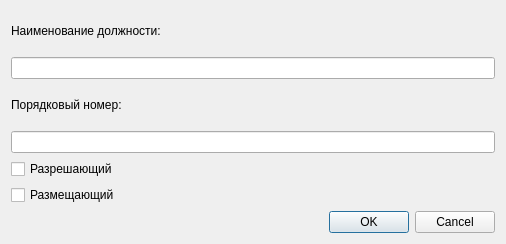
<?xml version="1.0" encoding="UTF-8"?>
<ui version="4.0">
 <class>DialogJobEdit</class>
 <widget class="QDialog" name="DialogJobEdit">
  <property name="geometry">
   <rect>
    <x>0</x>
    <y>0</y>
    <width>506</width>
    <height>244</height>
   </rect>
  </property>
  <property name="sizePolicy">
   <sizepolicy hsizetype="Preferred" vsizetype="Minimum">
    <horstretch>0</horstretch>
    <verstretch>0</verstretch>
   </sizepolicy>
  </property>
  <property name="windowTitle">
   <string>Добавить новую должность</string>
  </property>
  <property name="windowIcon">
   <iconset resource="images.qrc">
    <normaloff>:/icon/icon/icon.png</normaloff>:/icon/icon/icon.png</iconset>
  </property>
  <layout class="QVBoxLayout" name="verticalLayout">
   <item>
    <widget class="QLabel" name="labelNameJob">
     <property name="text">
      <string>Наименование должности:</string>
     </property>
    </widget>
   </item>
   <item>
    <widget class="QLineEdit" name="lineEditJob">
     <property name="toolTip">
      <string>&lt;html&gt;&lt;head/&gt;&lt;body&gt;&lt;p&gt;Наименование должности&lt;/p&gt;&lt;/body&gt;&lt;/html&gt;</string>
     </property>
     <property name="maxLength">
      <number>128</number>
     </property>
    </widget>
   </item>
   <item>
    <widget class="QLabel" name="label">
     <property name="text">
      <string>Порядковый номер:</string>
     </property>
    </widget>
   </item>
   <item>
    <widget class="QLineEdit" name="lineEditNum">
     <property name="toolTip">
      <string>&lt;html&gt;&lt;head/&gt;&lt;body&gt;&lt;p&gt;Данное поле используется для сортировки должностей&lt;/p&gt;&lt;/body&gt;&lt;/html&gt;</string>
     </property>
     <property name="maxLength">
      <number>5</number>
     </property>
    </widget>
   </item>
   <item>
    <widget class="QCheckBox" name="checkBoxRequest">
     <property name="toolTip">
      <string>&lt;html&gt;&lt;head/&gt;&lt;body&gt;&lt;p&gt;Пользователи с данной должностью будут в перечне разрешающих лиц&lt;/p&gt;&lt;/body&gt;&lt;/html&gt;</string>
     </property>
     <property name="text">
      <string>Разрешающий</string>
     </property>
    </widget>
   </item>
   <item>
    <widget class="QCheckBox" name="checkBoxRecord">
     <property name="toolTip">
      <string>&lt;html&gt;&lt;head/&gt;&lt;body&gt;&lt;p&gt;Пользователи с данной должностью будут в перечне размещающих лиц&lt;/p&gt;&lt;/body&gt;&lt;/html&gt;</string>
     </property>
     <property name="text">
      <string>Размещающий</string>
     </property>
    </widget>
   </item>
   <item>
    <widget class="QDialogButtonBox" name="buttonBox">
     <property name="standardButtons">
      <set>QDialogButtonBox::Cancel|QDialogButtonBox::Ok</set>
     </property>
    </widget>
   </item>
  </layout>
 </widget>
 <resources>
  <include location="images.qrc"/>
 </resources>
 <connections/>
</ui>
